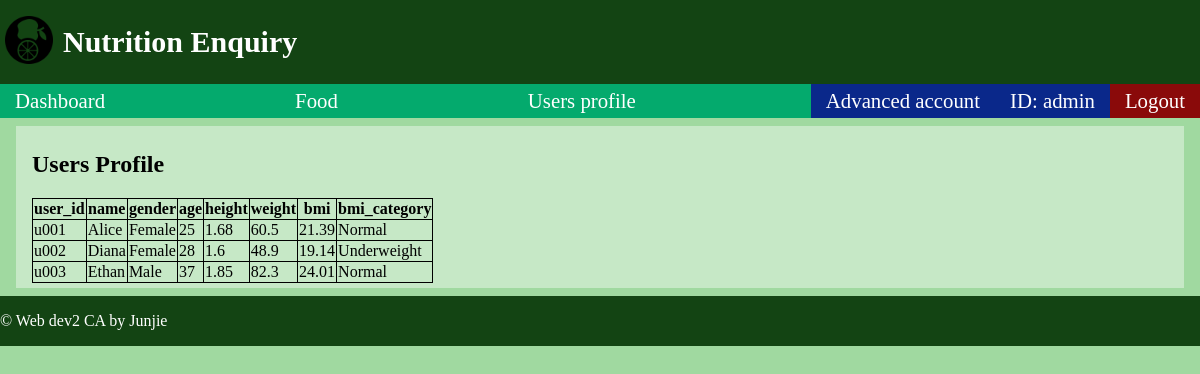
/users_profile (signed in), run on the app's committed database.
### tables this page shows
CREATE TABLE user_profiles 
(
    user_id TEXT PRIMARY KEY,
    name TEXT,
    gender TEXT,
    age INTEGER,
    height DECIMAL,
    weight DECIMAL,
    bmi DECIMAL,
    bmi_category TEXT
);

### app.py (the view)
@app.route("/users_profile",methods=["GET","POST"])
def users_profile():
    form = ProfileForm()
    db = get_db()
    account_id = ""
    if g.user_type:
        if g.user_id:
            account_id = session["user_id"]
        elif g.admin_id:
            account_id = session["admin_id"]
    else:
        return redirect( url_for('login') )
    users_profile = db.execute("""SELECT * FROM user_profiles;""").fetchall()
    return render_template("users_profile.html",title="User Profile", account_id = account_id,users_profile=users_profile)

### app.py (called while the page is built)
@app.before_request
def logged_in_user():
    g.user_type = session.get("user_type",None)
    g.user_id = session.get("user_id", None)
    g.admin_id = session.get("admin_id", None)

### database.py (called while the page is built)
def get_db():
    if "db" not in g:
        g.db = sqlite3.connect(DATABASE,
            detect_types=sqlite3.PARSE_DECLTYPES
        )
        g.db.row_factory = sqlite3.Row
    return g.db

### templates/users_profile.html
{% extends "base.html" %}
{% block main_content %}
    <section class="block_base">
        <h1>Users Profile</h1>
        <section class="block_detail">
            <article>
                <table>
                    <tr>
                        <th>user_id</th>
                        <th>name</th>
                        <th>gender</th>
                        <th>age</th>
                        <th>height</th>
                        <th>weight</th>
                        <th>bmi</th>
                        <th>bmi_category</th>
                    </tr>
                    {% for dict in users_profile %}
                    <tr>
                        <td>{{ dict["user_id"] }}</td>
                        <td>{{ dict["name"] }}</td>
                        <td>{{ dict["gender"] }}</td>
                        <td>{{ dict["age"] }}</td>
                        <td>{{ dict["height"] }}</td>
                        <td>{{ dict["weight"] }}</td>
                        <td>{{ dict["bmi"] }}</td>
                        <td>{{ dict["bmi_category"] }}</td>
                    </tr>
                    {% endfor %}
                </table>
            </article>
        </section>
    </section>
{% endblock %}

### static/styles.css (style rules this page uses)
body { margin: 0; padding: 0; display: flex; flex-direction: column; height: 100vh; background-color: #a0d9a0; }
main .block_base { background-color: rgba(255, 255, 255, 0.396); padding-inline: 1em; padding-block: 5px; }
table { border-collapse: collapse; }
th, td { border: 1px solid black; }

### data on the page
user_profiles: user_id "u001", name "Alice", gender "Female", age "25", height "1.68", weight "60.5", bmi "21.39", bmi_category "Normal"
user_profiles: user_id "u002", name "Diana", gender "Female", age "28", height "1.6", weight "48.9", bmi "19.14", bmi_category "Underweight"
user_profiles: user_id "u003", name "Ethan", gender "Male", age "37", height "1.85", weight "82.3", bmi "24.01", bmi_category "Normal"

### other printed values
{{ account_id }} "admin"
